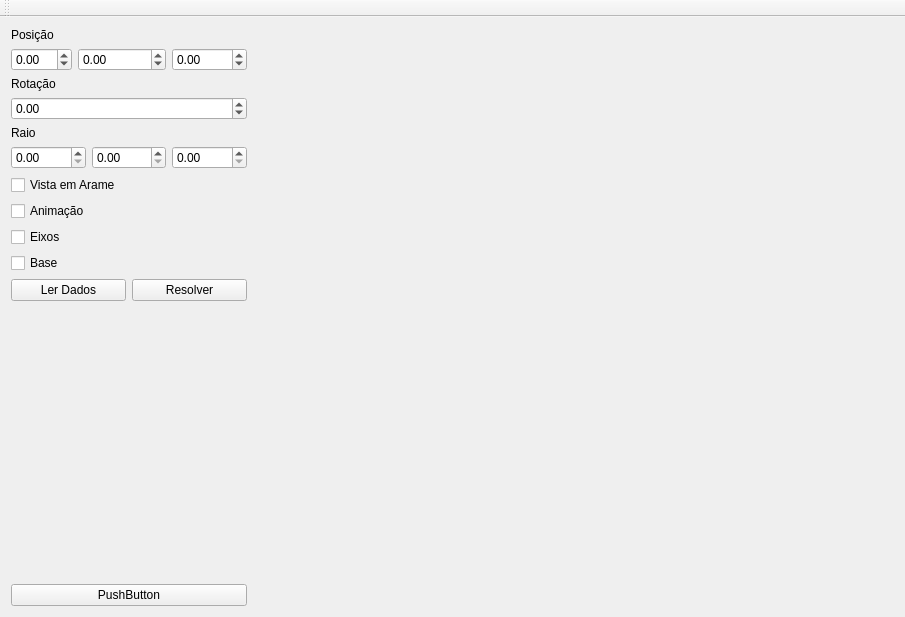
<?xml version="1.0" encoding="UTF-8"?>
<ui version="4.0">
 <class>MainWindow</class>
 <widget class="QMainWindow" name="MainWindow">
  <property name="geometry">
   <rect>
    <x>0</x>
    <y>0</y>
    <width>905</width>
    <height>617</height>
   </rect>
  </property>
  <property name="minimumSize">
   <size>
    <width>0</width>
    <height>0</height>
   </size>
  </property>
  <property name="windowTitle">
   <string>QT + OpenGL</string>
  </property>
  <widget class="QWidget" name="centralWidget">
   <layout class="QHBoxLayout" name="horizontalLayout">
    <item>
     <layout class="QVBoxLayout" name="verticalLayout_2">
      <item>
       <layout class="QVBoxLayout" name="verticalLayout">
        <item>
         <widget class="QLabel" name="label">
          <property name="text">
           <string>Posição</string>
          </property>
         </widget>
        </item>
        <item>
         <layout class="QHBoxLayout" name="horizontalLayout_2">
          <item>
           <widget class="QDoubleSpinBox" name="x">
            <property name="minimum">
             <double>-99.000000000000000</double>
            </property>
           </widget>
          </item>
          <item>
           <widget class="QDoubleSpinBox" name="y">
            <property name="minimum">
             <double>-99000000.000000000000000</double>
            </property>
           </widget>
          </item>
          <item>
           <widget class="QDoubleSpinBox" name="z">
            <property name="minimum">
             <double>-9900.000000000000000</double>
            </property>
           </widget>
          </item>
         </layout>
        </item>
        <item>
         <widget class="QLabel" name="Rotacao">
          <property name="text">
           <string>Rotação</string>
          </property>
         </widget>
        </item>
        <item>
         <widget class="QDoubleSpinBox" name="doubleSpinBox">
          <property name="minimum">
           <double>-10005.000000000000000</double>
          </property>
          <property name="maximum">
           <double>10000.000000000000000</double>
          </property>
          <property name="singleStep">
           <double>10.000000000000000</double>
          </property>
         </widget>
        </item>
        <item>
         <widget class="QLabel" name="label_2">
          <property name="text">
           <string>Raio</string>
          </property>
         </widget>
        </item>
        <item>
         <layout class="QHBoxLayout" name="horizontalLayout_4">
          <item>
           <widget class="QDoubleSpinBox" name="R1"/>
          </item>
          <item>
           <widget class="QDoubleSpinBox" name="R2"/>
          </item>
          <item>
           <widget class="QDoubleSpinBox" name="R3">
            <property name="singleStep">
             <double>0.500000000000000</double>
            </property>
           </widget>
          </item>
         </layout>
        </item>
        <item>
         <widget class="QCheckBox" name="checkBox">
          <property name="text">
           <string>Vista em Arame</string>
          </property>
         </widget>
        </item>
        <item>
         <widget class="QCheckBox" name="animacao">
          <property name="text">
           <string>Animação</string>
          </property>
         </widget>
        </item>
        <item>
         <widget class="QCheckBox" name="Eixos">
          <property name="text">
           <string>Eixos</string>
          </property>
         </widget>
        </item>
        <item>
         <widget class="QCheckBox" name="checkBox_2">
          <property name="text">
           <string>Base</string>
          </property>
         </widget>
        </item>
        <item>
         <layout class="QHBoxLayout" name="horizontalLayout_3">
          <item>
           <widget class="QPushButton" name="LerDados">
            <property name="text">
             <string>Ler Dados</string>
            </property>
           </widget>
          </item>
          <item>
           <widget class="QPushButton" name="Resolver">
            <property name="text">
             <string>Resolver</string>
            </property>
           </widget>
          </item>
         </layout>
        </item>
        <item>
         <spacer name="verticalSpacer">
          <property name="orientation">
           <enum>Qt::Vertical</enum>
          </property>
          <property name="sizeHint" stdset="0">
           <size>
            <width>20</width>
            <height>40</height>
           </size>
          </property>
         </spacer>
        </item>
       </layout>
      </item>
      <item>
       <widget class="QPushButton" name="Sair">
        <property name="text">
         <string>PushButton</string>
        </property>
       </widget>
      </item>
     </layout>
    </item>
    <item>
     <widget class="GLWidget" name="GLwidget" native="true">
      <property name="sizePolicy">
       <sizepolicy hsizetype="Expanding" vsizetype="Preferred">
        <horstretch>0</horstretch>
        <verstretch>0</verstretch>
       </sizepolicy>
      </property>
      <zorder></zorder>
     </widget>
    </item>
   </layout>
  </widget>
  <widget class="QToolBar" name="mainToolBar">
   <attribute name="toolBarArea">
    <enum>TopToolBarArea</enum>
   </attribute>
   <attribute name="toolBarBreak">
    <bool>false</bool>
   </attribute>
  </widget>
 </widget>
 <layoutdefault spacing="6" margin="11"/>
 <customwidgets>
  <customwidget>
   <class>GLWidget</class>
   <extends>QWidget</extends>
   <header>glwidget.h</header>
   <container>1</container>
  </customwidget>
 </customwidgets>
 <resources/>
 <connections>
  <connection>
   <sender>Sair</sender>
   <signal>clicked()</signal>
   <receiver>MainWindow</receiver>
   <slot>close()</slot>
   <hints>
    <hint type="sourcelabel">
     <x>59</x>
     <y>374</y>
    </hint>
    <hint type="destinationlabel">
     <x>66</x>
     <y>289</y>
    </hint>
   </hints>
  </connection>
 </connections>
</ui>
